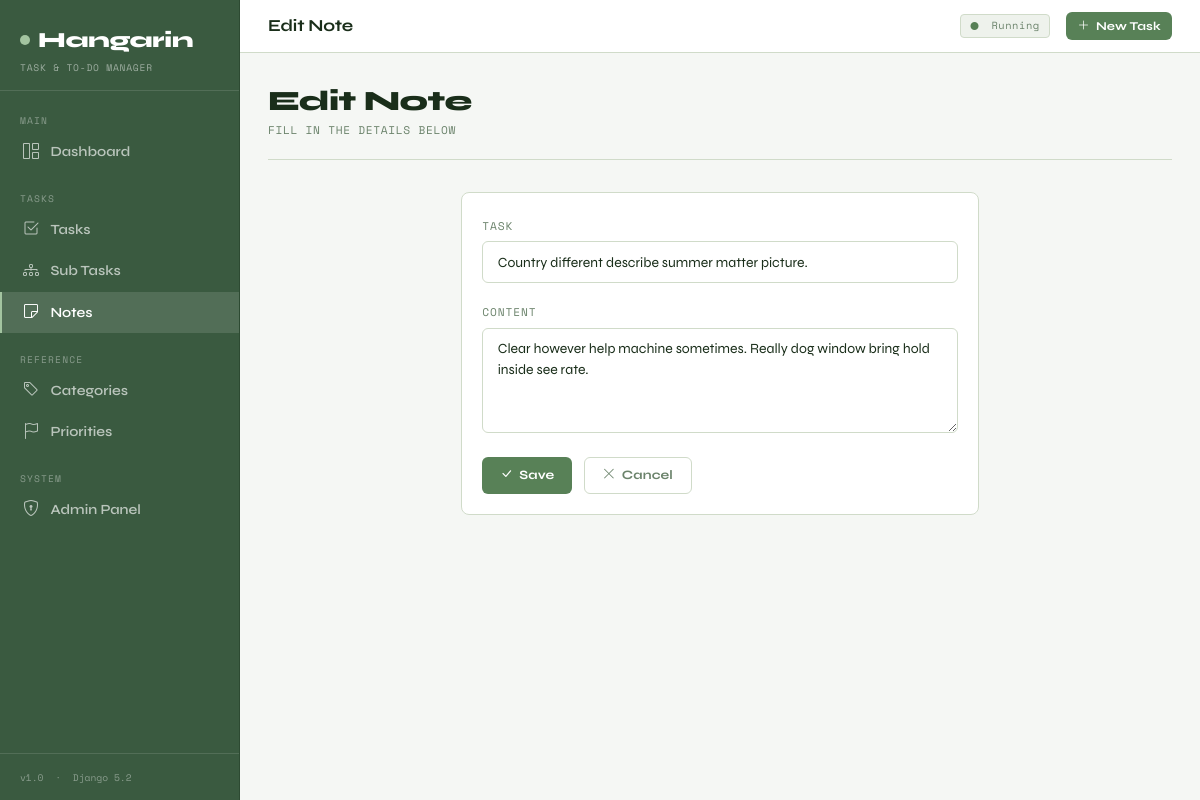
The page /notes/30/edit/ on the database its author committed.
### taskapp/models.py (models this page shows, shortened)
class BaseModel(models.Model):
    created_at = models.DateTimeField(auto_now_add=True)
    updated_at = models.DateTimeField(auto_now=True)
    class Meta:
        abstract = True

class Note(BaseModel):
    task = models.ForeignKey(
        Task,
        on_delete=models.CASCADE,
        related_name="notes",
    )
    content = models.TextField()
    class Meta:
        verbose_name = "Note"
        verbose_name_plural = "Notes"
        ordering = ["-created_at"]

### taskapp/views.py (the view)
# urls.py: path("notes/<int:pk>/edit/", views.NoteUpdateView.as_view(), name="note-edit"),
class NoteUpdateView(UpdateView):
    model = Note
    form_class = NoteForm
    template_name = "taskapp/note_form.html"
    success_url = reverse_lazy("note-list")
    def get_context_data(self, **kwargs):
        ctx = super().get_context_data(**kwargs)
        ctx["form_title"] = "Edit Note"
        ctx["cancel_url"] = reverse_lazy("note-list")
        return ctx

### taskapp/forms.py
class NoteForm(forms.ModelForm):
    class Meta:
        model = Note
        fields = ["task", "content"]
        widgets = {
            "task": forms.Select(attrs={"class": "form-select"}),
            "content": forms.Textarea(attrs={"class": "form-control", "rows": 4}),
        }

### taskapp/models.py (called while the page is built)
    def __str__(self):
        return self.title

### templates/taskapp/note_form.html (shortened to what this page needs)
{% extends "base.html" %}
{% block topbar_title %}{{ form_title }}{% endblock %}
{% block content %}
<div class="page-header fade-up">
  <div><h1>{{ form_title }}</h1><div class="sub">Fill in the details below</div></div>
</div>
<div class="row justify-content-center fade-up">
  <div class="col-lg-7">
    <div class="hng-card">
      <form method="post">
        {% for field in form %}
        <div class="mb-3">
          <label class="form-label">{{ field.label }}</label>
          {{ field }}
        </div>
        {% endfor %}
        <div style="display:flex;gap:.75rem;margin-top:1.5rem;">
          <button type="submit" class="btn-hng btn-hng-primary"><i class="bi bi-check-lg"></i> Save</button>
          <a href="{{ cancel_url }}" class="btn-hng btn-hng-ghost"><i class="bi bi-x-lg"></i> Cancel</a>
        </div>
      </form>
    </div>
  </div>
</div>
{% endblock %}

### templates/base.html (style rules this page uses)
:root { --bg: #f5f7f4; --bg2: #ffffff; --bg3: #eef2ec; --border: #d0dbc9; --accent: #588157; --accent2: #3a6b3a; --accent3: #c0392b; --text: #1a2e1a; --muted: #6b836b; --sidebar: 240px; --font-ui: 'Syne', sans-serif; --font-mono:'Space Mono', monospace; }
* { box-sizing: border-box; }
body { margin: 0; background: var(--bg); color: var(--text); font-family: var(--font-ui); min-height: 100vh; display: flex; }
.page-header { display: flex; align-items: flex-end; justify-content: space-between; margin-bottom: 2rem; padding-bottom: 1.25rem; border-bottom: 1px solid var(--border); }
.page-header h1 { font-size: 1.75rem; font-weight: 800; margin: 0; letter-spacing: -.02em; }
.page-header .sub { font-family: var(--font-mono); font-size: .7rem; color: var(--muted); margin-top: .25rem; letter-spacing: .06em; text-transform: uppercase; }
.hng-card { background: var(--bg2); border: 1px solid var(--border); border-radius: 8px; padding: 1.25rem; }
.btn-hng { font-family: var(--font-ui); font-weight: 700; font-size: .8rem; border: none; padding: .5rem 1.1rem; border-radius: 6px; cursor: pointer; transition: all .15s; text-decoration: none; display: inline-flex; align-items: center; gap: .4rem; letter-spacing: .01em; }
.btn-hng-primary { background: var(--accent); color: #ffffff; }
.btn-hng-ghost { background: transparent; color: var(--muted); border: 1px solid var(--border); }
.form-control, .form-select { background: var(--bg2) !important; border: 1px solid var(--border) !important; color: var(--text) !important; border-radius: 6px !important; font-family: var(--font-ui) !important; font-size: .875rem !important; padding: .6rem .9rem !important; }
.form-select option { background: var(--bg2); }
.form-label { font-family: var(--font-mono); font-size: .7rem; letter-spacing: .08em; text-transform: uppercase; color: var(--muted); margin-bottom: .4rem; }
.fade-up { animation: fadeUp .3s ease both; }

### rows shown on the page
Note: form "Country different describe summer matter picture." "Clear however help machine sometimes. Really dog window bring hold inside see rate."

### other values the page prints
{{ field.label }} "TASK" "CONTENT"
